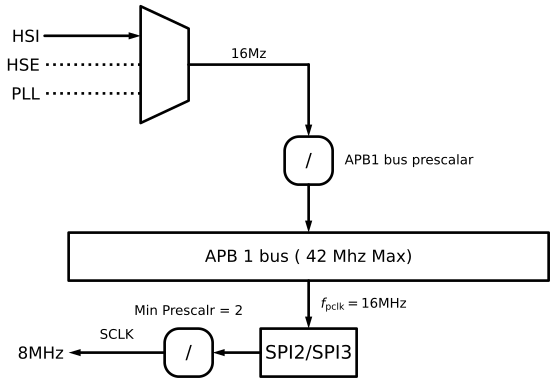

Write the Python code that produced this figure.
import schemdraw
import schemdraw.elements as elem
from schemdraw import flow, logic

with schemdraw.Drawing() as d:
    d.config(unit=0.5)

    # 1. Multiplexer 및 입력 신호 (HSI, HSE, PLL) 설정
    mux = elem.Multiplexer(
        pins=[
            elem.IcPin(anchorname="PLL", side="L"),
            elem.IcPin(anchorname="HSE", side="L"),
            elem.IcPin(anchorname="HSI", side="L"),
            elem.IcPin(anchorname="OUT", side="R"),
        ],
        leadlen=0,
        edgepadH=-d.unit,
        edgepadW=-d.unit * 2,
    )

    logic.Line(arrow="->").left(d.unit * 4).reverse().at(mux.HSI).label(
        "HSI", "left", fontsize=d.unit * 25
    )
    logic.Line().left(d.unit * 4).reverse().at(mux.HSE).linestyle(":").label(
        "HSE", "left", fontsize=d.unit * 25
    )
    logic.Line().left(d.unit * 4).reverse().at(mux.PLL).linestyle(":").label(
        "PLL", "left", fontsize=d.unit * 25
    )

    # 2. 16MHz 클럭 라인 및 APB2 버스 분주기 (Prescaler)
    logic.Line().right(d.unit * 5).at(mux.OUT).label(
        "16Mz", "top", fontsize=d.unit * 20
    )
    logic.Line(arrow="->").down(d.unit * 3)
    flow.RoundBox(w=d.unit * 2, h=d.unit * 2).label("/", "center").label(
        "APB1 bus prescalar", "right", ofst=(d.unit * 0.5, 0), fontsize=d.unit * 20
    )

    # 3. APB 2 버스 라인 (84 MHz Max)
    logic.Line(arrow="->").down(d.unit * 2)
    flow.Box(w=d.unit * 20, h=d.unit * 2).label(
        "APB 1 bus ( 42 Mhz Max)", "center", fontsize=d.unit * 25
    )

    # 4. SPI1 컨트롤러 및 SCLK (8MHz) 클럭 출력
    logic.Line(arrow="->").down(d.unit * 2).label(
        r"$f_{\text{pclk}} = 16\text{MHz}$", "bottom", fontsize=d.unit * 20
    )
    spi = flow.Box(w=d.unit * 4, h=d.unit * 2).label("SPI2/SPI3", "center")

    logic.Line(arrow="->").left(d.unit * 2).at(spi.W)
    flow.RoundBox(w=d.unit * 2, h=d.unit * 2).label("/", "center").label(
        "Min Prescalr = 2", "top", ofst=(0, d.unit * 0.5), fontsize=d.unit * 20
    )
    logic.Line(arrow="->").left(d.unit * 4).label("SCLK", fontsize=d.unit * 20).label(
        "8MHz", "left", fontsize=d.unit * 25
    )

    # 5. 이미지 추출 및 파일 저장
    image_bytes = d.get_imagedata("svg")

with open("spi-serial-clock-frequency-0.svg", "wb") as f:
    f.write(image_bytes)
